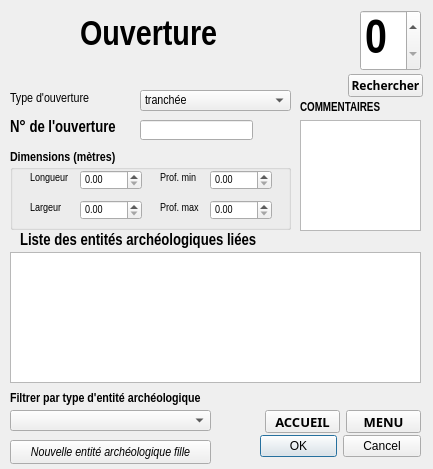
<?xml version="1.0" encoding="UTF-8"?>
<ui version="4.0">
 <class>Dialog</class>
 <widget class="QDialog" name="Dialog">
  <property name="geometry">
   <rect>
    <x>0</x>
    <y>0</y>
    <width>433</width>
    <height>469</height>
   </rect>
  </property>
  <property name="windowTitle">
   <string>Dialog</string>
  </property>
  <widget class="QDialogButtonBox" name="buttonBox">
   <property name="geometry">
    <rect>
     <x>260</x>
     <y>430</y>
     <width>161</width>
     <height>32</height>
    </rect>
   </property>
   <property name="orientation">
    <enum>Qt::Horizontal</enum>
   </property>
   <property name="standardButtons">
    <set>QDialogButtonBox::Cancel|QDialogButtonBox::Ok</set>
   </property>
  </widget>
  <widget class="QLabel" name="logo">
   <property name="geometry">
    <rect>
     <x>10</x>
     <y>10</y>
     <width>61</width>
     <height>61</height>
    </rect>
   </property>
   <property name="text">
    <string/>
   </property>
   <property name="pixmap">
    <pixmap>:/plugins/dialog_badass/BADASS.png</pixmap>
   </property>
   <property name="scaledContents">
    <bool>true</bool>
   </property>
  </widget>
  <widget class="QLabel" name="titre_ouverture">
   <property name="geometry">
    <rect>
     <x>80</x>
     <y>10</y>
     <width>301</width>
     <height>51</height>
    </rect>
   </property>
   <property name="font">
    <font>
     <family>Arial Narrow</family>
     <pointsize>26</pointsize>
     <weight>75</weight>
     <bold>true</bold>
    </font>
   </property>
   <property name="text">
    <string>Ouverture</string>
   </property>
  </widget>
  <widget class="QSpinBox" name="spinBox">
   <property name="geometry">
    <rect>
     <x>360</x>
     <y>10</y>
     <width>61</width>
     <height>61</height>
    </rect>
   </property>
   <property name="font">
    <font>
     <family>Arial Narrow</family>
     <pointsize>36</pointsize>
     <weight>75</weight>
     <bold>true</bold>
    </font>
   </property>
  </widget>
  <widget class="QLabel" name="typouvert_lbl">
   <property name="geometry">
    <rect>
     <x>10</x>
     <y>90</y>
     <width>101</width>
     <height>16</height>
    </rect>
   </property>
   <property name="font">
    <font>
     <family>Arial Narrow</family>
     <pointsize>10</pointsize>
    </font>
   </property>
   <property name="text">
    <string>Type d'ouverture</string>
   </property>
  </widget>
  <widget class="QgsFieldComboBox" name="tyouvert">
   <property name="geometry">
    <rect>
     <x>140</x>
     <y>90</y>
     <width>151</width>
     <height>21</height>
    </rect>
   </property>
   <property name="font">
    <font>
     <family>Arial Narrow</family>
     <pointsize>10</pointsize>
    </font>
   </property>
   <item>
    <property name="text">
     <string>tranchée</string>
    </property>
   </item>
   <item>
    <property name="text">
     <string>Nouvel élément</string>
    </property>
   </item>
   <item>
    <property name="text">
     <string>sondage</string>
    </property>
   </item>
  </widget>
  <widget class="QGroupBox" name="groupBox_dim_ouvert">
   <property name="geometry">
    <rect>
     <x>10</x>
     <y>150</y>
     <width>281</width>
     <height>80</height>
    </rect>
   </property>
   <property name="font">
    <font>
     <family>Arial Narrow</family>
     <pointsize>10</pointsize>
     <weight>75</weight>
     <bold>true</bold>
    </font>
   </property>
   <property name="title">
    <string>Dimensions (mètres)</string>
   </property>
   <widget class="QLabel" name="longouvert_lbl">
    <property name="geometry">
     <rect>
      <x>20</x>
      <y>20</y>
      <width>51</width>
      <height>16</height>
     </rect>
    </property>
    <property name="font">
     <font>
      <family>Arial Narrow</family>
      <pointsize>8</pointsize>
      <weight>50</weight>
      <bold>false</bold>
     </font>
    </property>
    <property name="text">
     <string>Longueur</string>
    </property>
   </widget>
   <widget class="QLabel" name="largouvert_lbl">
    <property name="geometry">
     <rect>
      <x>20</x>
      <y>50</y>
      <width>51</width>
      <height>16</height>
     </rect>
    </property>
    <property name="font">
     <font>
      <family>Arial Narrow</family>
      <pointsize>8</pointsize>
      <weight>50</weight>
      <bold>false</bold>
     </font>
    </property>
    <property name="text">
     <string>Largeur</string>
    </property>
   </widget>
   <widget class="QLabel" name="prof_min_ouvert_lbl">
    <property name="geometry">
     <rect>
      <x>150</x>
      <y>20</y>
      <width>51</width>
      <height>16</height>
     </rect>
    </property>
    <property name="font">
     <font>
      <family>Arial Narrow</family>
      <pointsize>8</pointsize>
      <weight>50</weight>
      <bold>false</bold>
     </font>
    </property>
    <property name="text">
     <string>Prof. min</string>
    </property>
   </widget>
   <widget class="QLabel" name="prof_max_ouvert_lbl">
    <property name="geometry">
     <rect>
      <x>150</x>
      <y>50</y>
      <width>51</width>
      <height>16</height>
     </rect>
    </property>
    <property name="font">
     <font>
      <family>Arial Narrow</family>
      <pointsize>8</pointsize>
      <weight>50</weight>
      <bold>false</bold>
     </font>
    </property>
    <property name="text">
     <string>Prof. max</string>
    </property>
   </widget>
   <widget class="QDoubleSpinBox" name="longouvert">
    <property name="geometry">
     <rect>
      <x>70</x>
      <y>20</y>
      <width>62</width>
      <height>20</height>
     </rect>
    </property>
    <property name="font">
     <font>
      <family>Arial Narrow</family>
      <pointsize>8</pointsize>
      <weight>50</weight>
      <bold>false</bold>
     </font>
    </property>
   </widget>
   <widget class="QDoubleSpinBox" name="largouvert">
    <property name="geometry">
     <rect>
      <x>70</x>
      <y>50</y>
      <width>62</width>
      <height>20</height>
     </rect>
    </property>
    <property name="font">
     <font>
      <family>Arial Narrow</family>
      <pointsize>8</pointsize>
      <weight>50</weight>
      <bold>false</bold>
     </font>
    </property>
   </widget>
   <widget class="QDoubleSpinBox" name="prof_min_ouvert">
    <property name="geometry">
     <rect>
      <x>200</x>
      <y>20</y>
      <width>62</width>
      <height>20</height>
     </rect>
    </property>
    <property name="font">
     <font>
      <family>Arial Narrow</family>
      <pointsize>8</pointsize>
      <weight>50</weight>
      <bold>false</bold>
     </font>
    </property>
   </widget>
   <widget class="QDoubleSpinBox" name="prof_max_ouvert">
    <property name="geometry">
     <rect>
      <x>200</x>
      <y>50</y>
      <width>62</width>
      <height>20</height>
     </rect>
    </property>
    <property name="font">
     <font>
      <family>Arial Narrow</family>
      <pointsize>8</pointsize>
      <weight>50</weight>
      <bold>false</bold>
     </font>
    </property>
   </widget>
  </widget>
  <widget class="QLabel" name="liste_archeo_lbl">
   <property name="geometry">
    <rect>
     <x>20</x>
     <y>230</y>
     <width>261</width>
     <height>21</height>
    </rect>
   </property>
   <property name="font">
    <font>
     <family>Arial Narrow</family>
     <pointsize>12</pointsize>
     <weight>75</weight>
     <bold>true</bold>
    </font>
   </property>
   <property name="text">
    <string>Liste des entités archéologiques liées</string>
   </property>
  </widget>
  <widget class="QTableView" name="tableView_archeo">
   <property name="geometry">
    <rect>
     <x>10</x>
     <y>252</y>
     <width>411</width>
     <height>131</height>
    </rect>
   </property>
  </widget>
  <widget class="QLabel" name="label">
   <property name="geometry">
    <rect>
     <x>10</x>
     <y>390</y>
     <width>221</width>
     <height>16</height>
    </rect>
   </property>
   <property name="font">
    <font>
     <family>Arial Narrow</family>
     <pointsize>10</pointsize>
     <weight>75</weight>
     <bold>true</bold>
    </font>
   </property>
   <property name="text">
    <string>Filtrer par type d'entité archéologique</string>
   </property>
  </widget>
  <widget class="QgsFieldComboBox" name="mFieldComboBox_typearcheo">
   <property name="geometry">
    <rect>
     <x>10</x>
     <y>410</y>
     <width>201</width>
     <height>21</height>
    </rect>
   </property>
   <property name="font">
    <font>
     <family>Arial Narrow</family>
    </font>
   </property>
  </widget>
  <widget class="QPushButton" name="accueil_bouton">
   <property name="geometry">
    <rect>
     <x>265</x>
     <y>410</y>
     <width>75</width>
     <height>23</height>
    </rect>
   </property>
   <property name="font">
    <font>
     <family>Arial Black</family>
     <pointsize>10</pointsize>
     <weight>75</weight>
     <bold>true</bold>
    </font>
   </property>
   <property name="text">
    <string>ACCUEIL</string>
   </property>
  </widget>
  <widget class="QPushButton" name="rechercher">
   <property name="geometry">
    <rect>
     <x>348</x>
     <y>74</y>
     <width>75</width>
     <height>23</height>
    </rect>
   </property>
   <property name="font">
    <font>
     <family>Arial Black</family>
     <weight>75</weight>
     <bold>true</bold>
    </font>
   </property>
   <property name="text">
    <string>Rechercher</string>
   </property>
  </widget>
  <widget class="QLabel" name="commentaire_ouverture">
   <property name="geometry">
    <rect>
     <x>300</x>
     <y>100</y>
     <width>81</width>
     <height>16</height>
    </rect>
   </property>
   <property name="font">
    <font>
     <family>Arial Narrow</family>
     <weight>75</weight>
     <bold>true</bold>
    </font>
   </property>
   <property name="text">
    <string>COMMENTAIRES</string>
   </property>
  </widget>
  <widget class="QPlainTextEdit" name="plainTextEdit">
   <property name="geometry">
    <rect>
     <x>300</x>
     <y>120</y>
     <width>121</width>
     <height>111</height>
    </rect>
   </property>
   <property name="font">
    <font>
     <family>Arial Narrow</family>
    </font>
   </property>
  </widget>
  <widget class="QPushButton" name="menu_bouton">
   <property name="geometry">
    <rect>
     <x>346</x>
     <y>410</y>
     <width>75</width>
     <height>23</height>
    </rect>
   </property>
   <property name="font">
    <font>
     <family>Arial Black</family>
     <pointsize>10</pointsize>
     <weight>75</weight>
     <bold>true</bold>
    </font>
   </property>
   <property name="text">
    <string>MENU</string>
   </property>
  </widget>
  <widget class="QPushButton" name="new_archeo_bouton">
   <property name="geometry">
    <rect>
     <x>10</x>
     <y>440</y>
     <width>201</width>
     <height>24</height>
    </rect>
   </property>
   <property name="font">
    <font>
     <family>Arial Narrow</family>
     <pointsize>10</pointsize>
     <italic>true</italic>
    </font>
   </property>
   <property name="text">
    <string>Nouvelle entité archéologique fille</string>
   </property>
  </widget>
  <widget class="QLabel" name="numouvert_lbl">
   <property name="geometry">
    <rect>
     <x>10</x>
     <y>120</y>
     <width>121</width>
     <height>16</height>
    </rect>
   </property>
   <property name="font">
    <font>
     <family>Arial Narrow</family>
     <pointsize>12</pointsize>
     <weight>75</weight>
     <bold>true</bold>
    </font>
   </property>
   <property name="text">
    <string>N° de l'ouverture</string>
   </property>
  </widget>
  <widget class="QLineEdit" name="numouvert">
   <property name="geometry">
    <rect>
     <x>140</x>
     <y>120</y>
     <width>113</width>
     <height>20</height>
    </rect>
   </property>
   <property name="font">
    <font>
     <family>Arial Narrow</family>
     <pointsize>12</pointsize>
     <weight>75</weight>
     <bold>true</bold>
    </font>
   </property>
  </widget>
 </widget>
 <customwidgets>
  <customwidget>
   <class>QgsFieldComboBox</class>
   <extends>QComboBox</extends>
   <header>qgsfieldcombobox.h</header>
  </customwidget>
 </customwidgets>
 <resources/>
 <connections>
  <connection>
   <sender>buttonBox</sender>
   <signal>accepted()</signal>
   <receiver>Dialog</receiver>
   <slot>accept()</slot>
   <hints>
    <hint type="sourcelabel">
     <x>248</x>
     <y>254</y>
    </hint>
    <hint type="destinationlabel">
     <x>157</x>
     <y>274</y>
    </hint>
   </hints>
  </connection>
  <connection>
   <sender>buttonBox</sender>
   <signal>rejected()</signal>
   <receiver>Dialog</receiver>
   <slot>reject()</slot>
   <hints>
    <hint type="sourcelabel">
     <x>316</x>
     <y>260</y>
    </hint>
    <hint type="destinationlabel">
     <x>286</x>
     <y>274</y>
    </hint>
   </hints>
  </connection>
 </connections>
</ui>
